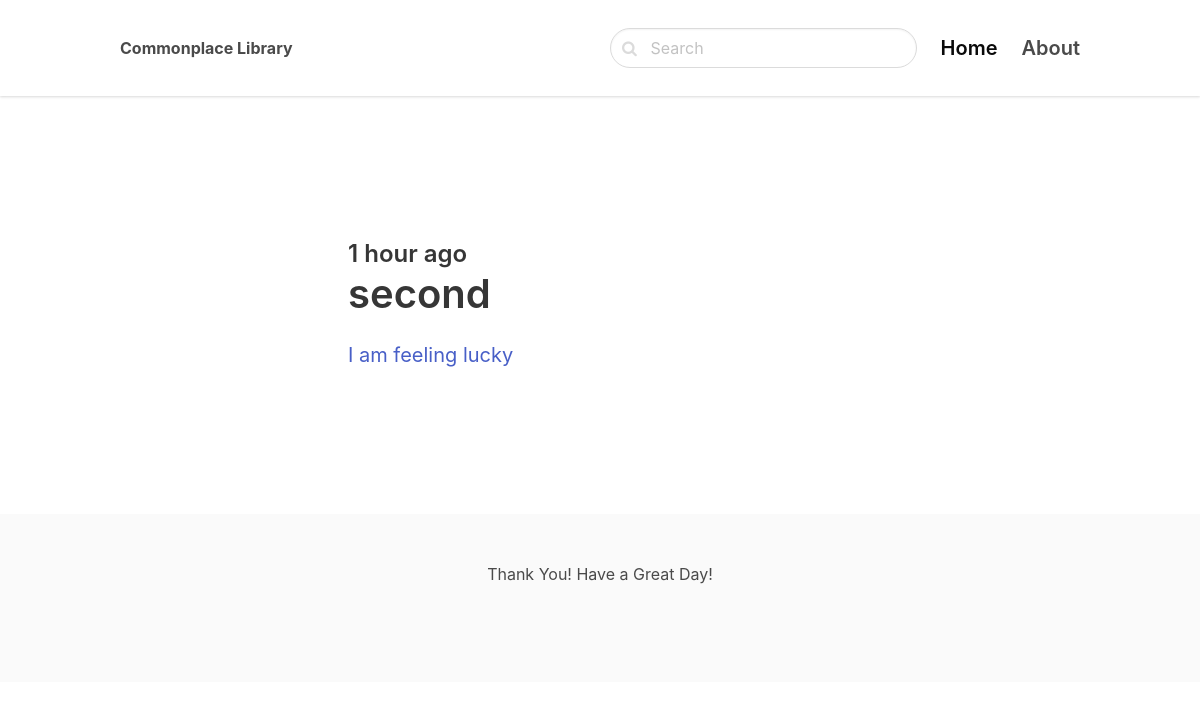
The page /2nd/ on the database its author committed.
### blog/models.py (models this page shows, shortened)
class Post(models.Model):
    ACTIVE = 'active'
    DRAFT = 'draft'
    CHOICES_STATUS = (
        (ACTIVE, 'Active'),
        (DRAFT, 'Draft')
    )
    category = models.ForeignKey(Category, related_name='posts', on_delete=models.CASCADE)
    title = models.CharField(max_length=255)
    slug = models.SlugField()
    intro = models.TextField()
    body = models.TextField()
    created_at = models.DateTimeField(auto_now_add=True)
    status = models.CharField(max_length=10, choices=CHOICES_STATUS, default=ACTIVE)
    class Meta:
        ordering = ('-created_at',)

### blog/views.py (the view)
# urls.py: path('<slug:slug>/', views.category, name='category_detail')
def category(request, slug):
    category = get_object_or_404(Category, slug=slug)
    posts = category.posts.filter(status=Post.ACTIVE)
    return render(request, 'blog/category.html', {'category': category, 'posts': posts})

### blog/templates/blog/category.html (shortened to what this page needs)
{% extends 'core/base.html' %}
{% block content %}
    <section class="hero">
        <div class="hero-body">
            <div class="container">
                <section class="section">
                    <div class="columns">
                        <div class="column is-8 is-offset-2">
                            {% for post in posts %}
                                <div class="content is-medium">
                                    <a href="{% url 'post_detail' post.category.slug post.slug %}">
                                        <h2 class="subtitle is-4">{{ post.created_at|timesince }} ago</h2>
                                        <h1 class="title">{{ post.title }}</h1>
                                        <p>{{ post.intro }}</p>
                                    </a>
                                </div>
                            {% empty %}
                                <div class="content">
                                    <p>There is no posts in this category...</p>
                                </div>
                            {% endfor %}
                        </div>
                    </div>
                </section>
            </div>
        </div>
    </section>
{% endblock %}

### rows shown on the page
Post: created_at "1 hour", title "second", intro "I am feeling lucky"
